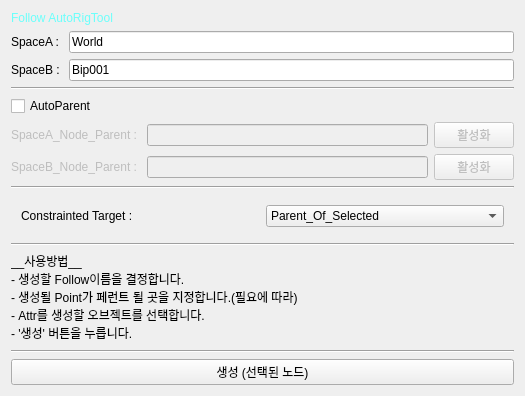
<?xml version="1.0" encoding="UTF-8"?>
<ui version="4.0">
 <class>Dialog</class>
 <widget class="QDialog" name="Dialog">
  <property name="geometry">
   <rect>
    <x>0</x>
    <y>0</y>
    <width>525</width>
    <height>396</height>
   </rect>
  </property>
  <property name="windowTitle">
   <string>Dialog</string>
  </property>
  <layout class="QVBoxLayout" name="verticalLayout_2">
   <item>
    <layout class="QVBoxLayout" name="verticalLayout">
     <property name="leftMargin">
      <number>0</number>
     </property>
     <property name="topMargin">
      <number>0</number>
     </property>
     <property name="rightMargin">
      <number>0</number>
     </property>
     <property name="bottomMargin">
      <number>0</number>
     </property>
     <item>
      <widget class="QLabel" name="label">
       <property name="styleSheet">
        <string notr="true">color: rgb(107, 255, 251);
font: 75 11pt &quot;Arial&quot;;</string>
       </property>
       <property name="text">
        <string>Follow AutoRigTool</string>
       </property>
      </widget>
     </item>
     <item>
      <layout class="QHBoxLayout" name="horizontalLayout">
       <property name="leftMargin">
        <number>0</number>
       </property>
       <property name="topMargin">
        <number>0</number>
       </property>
       <property name="rightMargin">
        <number>0</number>
       </property>
       <property name="bottomMargin">
        <number>0</number>
       </property>
       <item>
        <widget class="QLabel" name="label_2">
         <property name="text">
          <string>SpaceA : </string>
         </property>
        </widget>
       </item>
       <item>
        <widget class="QLineEdit" name="FollowA_LineEdit">
         <property name="text">
          <string>World</string>
         </property>
        </widget>
       </item>
      </layout>
     </item>
     <item>
      <layout class="QHBoxLayout" name="horizontalLayout_2">
       <property name="leftMargin">
        <number>0</number>
       </property>
       <property name="topMargin">
        <number>0</number>
       </property>
       <property name="rightMargin">
        <number>0</number>
       </property>
       <property name="bottomMargin">
        <number>0</number>
       </property>
       <item>
        <widget class="QLabel" name="label_3">
         <property name="text">
          <string>SpaceB : </string>
         </property>
        </widget>
       </item>
       <item>
        <widget class="QLineEdit" name="FollowB_LineEdit">
         <property name="text">
          <string>Bip001</string>
         </property>
        </widget>
       </item>
      </layout>
     </item>
     <item>
      <widget class="Line" name="line_2">
       <property name="orientation">
        <enum>Qt::Horizontal</enum>
       </property>
      </widget>
     </item>
     <item>
      <widget class="QCheckBox" name="AutoParent_CheckBox">
       <property name="text">
        <string>AutoParent</string>
       </property>
      </widget>
     </item>
     <item>
      <layout class="QHBoxLayout" name="horizontalLayout_3">
       <property name="leftMargin">
        <number>0</number>
       </property>
       <property name="topMargin">
        <number>0</number>
       </property>
       <property name="rightMargin">
        <number>0</number>
       </property>
       <property name="bottomMargin">
        <number>0</number>
       </property>
       <item>
        <widget class="QLabel" name="SpaceA_NodeParent_Label">
         <property name="enabled">
          <bool>false</bool>
         </property>
         <property name="text">
          <string>SpaceA_Node_Parent : </string>
         </property>
        </widget>
       </item>
       <item>
        <widget class="QLineEdit" name="SpaceA_NodeParent_LineEdit">
         <property name="enabled">
          <bool>false</bool>
         </property>
        </widget>
       </item>
       <item>
        <widget class="QPushButton" name="SpaceA_NodeParent_Btn">
         <property name="enabled">
          <bool>false</bool>
         </property>
         <property name="text">
          <string>활성화</string>
         </property>
        </widget>
       </item>
      </layout>
     </item>
     <item>
      <layout class="QHBoxLayout" name="horizontalLayout_5">
       <property name="leftMargin">
        <number>0</number>
       </property>
       <property name="topMargin">
        <number>0</number>
       </property>
       <property name="rightMargin">
        <number>0</number>
       </property>
       <property name="bottomMargin">
        <number>0</number>
       </property>
       <item>
        <widget class="QLabel" name="SpaceB_NodeParent_Label">
         <property name="enabled">
          <bool>false</bool>
         </property>
         <property name="text">
          <string>SpaceB_Node_Parent : </string>
         </property>
        </widget>
       </item>
       <item>
        <widget class="QLineEdit" name="SpaceB_NodeParent_LineEdit">
         <property name="enabled">
          <bool>false</bool>
         </property>
        </widget>
       </item>
       <item>
        <widget class="QPushButton" name="SpaceB_NodeParent_Btn">
         <property name="enabled">
          <bool>false</bool>
         </property>
         <property name="text">
          <string>활성화</string>
         </property>
        </widget>
       </item>
      </layout>
     </item>
     <item>
      <widget class="Line" name="line_3">
       <property name="orientation">
        <enum>Qt::Horizontal</enum>
       </property>
      </widget>
     </item>
     <item>
      <layout class="QHBoxLayout" name="horizontalLayout_4">
       <property name="leftMargin">
        <number>10</number>
       </property>
       <property name="topMargin">
        <number>10</number>
       </property>
       <property name="rightMargin">
        <number>10</number>
       </property>
       <property name="bottomMargin">
        <number>10</number>
       </property>
       <item>
        <widget class="QLabel" name="label_5">
         <property name="text">
          <string>Constrainted Target : </string>
         </property>
        </widget>
       </item>
       <item>
        <widget class="QComboBox" name="ConstraintedTarget_ComboBox">
         <item>
          <property name="text">
           <string>Parent_Of_Selected</string>
          </property>
         </item>
         <item>
          <property name="text">
           <string>Selected</string>
          </property>
         </item>
        </widget>
       </item>
      </layout>
     </item>
     <item>
      <widget class="Line" name="line_4">
       <property name="orientation">
        <enum>Qt::Horizontal</enum>
       </property>
      </widget>
     </item>
     <item>
      <widget class="QLabel" name="label_4">
       <property name="text">
        <string>__사용방법__
- 생성할 Follow이름을 결정합니다.
- 생성될 Point가 페런트 될 곳을 지정합니다.(필요에 따라) 
- Attr를 생성할 오브젝트를 선택합니다.
- '생성' 버튼을 누릅니다.</string>
       </property>
      </widget>
     </item>
     <item>
      <spacer name="verticalSpacer">
       <property name="orientation">
        <enum>Qt::Vertical</enum>
       </property>
       <property name="sizeHint" stdset="0">
        <size>
         <width>20</width>
         <height>40</height>
        </size>
       </property>
      </spacer>
     </item>
     <item>
      <widget class="Line" name="line">
       <property name="orientation">
        <enum>Qt::Horizontal</enum>
       </property>
      </widget>
     </item>
     <item>
      <widget class="QPushButton" name="Set_Btn">
       <property name="text">
        <string>생성 (선택된 노드)</string>
       </property>
      </widget>
     </item>
    </layout>
   </item>
  </layout>
 </widget>
 <resources/>
 <connections/>
</ui>
